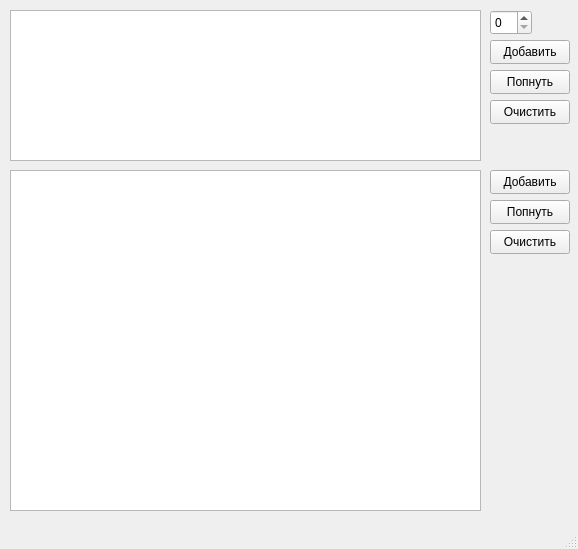
<?xml version="1.0" encoding="UTF-8"?>
<ui version="4.0">
 <class>MainWindow</class>
 <widget class="QMainWindow" name="MainWindow">
  <property name="geometry">
   <rect>
    <x>0</x>
    <y>0</y>
    <width>578</width>
    <height>549</height>
   </rect>
  </property>
  <property name="windowTitle">
   <string>MainWindow</string>
  </property>
  <widget class="QWidget" name="centralwidget">
   <widget class="QTextEdit" name="textEdit">
    <property name="geometry">
     <rect>
      <x>10</x>
      <y>10</y>
      <width>471</width>
      <height>151</height>
     </rect>
    </property>
    <property name="readOnly">
     <bool>true</bool>
    </property>
   </widget>
   <widget class="QPushButton" name="pushButton_push">
    <property name="geometry">
     <rect>
      <x>490</x>
      <y>40</y>
      <width>80</width>
      <height>24</height>
     </rect>
    </property>
    <property name="text">
     <string>Добавить</string>
    </property>
   </widget>
   <widget class="QPushButton" name="pushButton_pop">
    <property name="geometry">
     <rect>
      <x>490</x>
      <y>70</y>
      <width>80</width>
      <height>24</height>
     </rect>
    </property>
    <property name="text">
     <string>Попнуть</string>
    </property>
   </widget>
   <widget class="QSpinBox" name="spinBox">
    <property name="geometry">
     <rect>
      <x>490</x>
      <y>10</y>
      <width>42</width>
      <height>25</height>
     </rect>
    </property>
   </widget>
   <widget class="QPushButton" name="pushButton_clear">
    <property name="geometry">
     <rect>
      <x>490</x>
      <y>100</y>
      <width>80</width>
      <height>24</height>
     </rect>
    </property>
    <property name="text">
     <string>Очистить</string>
    </property>
   </widget>
   <widget class="QTreeView" name="treeView">
    <property name="geometry">
     <rect>
      <x>10</x>
      <y>170</y>
      <width>471</width>
      <height>341</height>
     </rect>
    </property>
   </widget>
   <widget class="QPushButton" name="pushButton_clear_2">
    <property name="geometry">
     <rect>
      <x>490</x>
      <y>230</y>
      <width>80</width>
      <height>24</height>
     </rect>
    </property>
    <property name="text">
     <string>Очистить</string>
    </property>
   </widget>
   <widget class="QPushButton" name="pushButton_pop_2">
    <property name="geometry">
     <rect>
      <x>490</x>
      <y>200</y>
      <width>80</width>
      <height>24</height>
     </rect>
    </property>
    <property name="text">
     <string>Попнуть</string>
    </property>
   </widget>
   <widget class="QPushButton" name="pushButton_push_2">
    <property name="geometry">
     <rect>
      <x>490</x>
      <y>170</y>
      <width>80</width>
      <height>24</height>
     </rect>
    </property>
    <property name="text">
     <string>Добавить</string>
    </property>
   </widget>
  </widget>
  <widget class="QMenuBar" name="menubar">
   <property name="geometry">
    <rect>
     <x>0</x>
     <y>0</y>
     <width>578</width>
     <height>22</height>
    </rect>
   </property>
  </widget>
  <widget class="QStatusBar" name="statusbar"/>
 </widget>
 <resources/>
 <connections/>
</ui>
